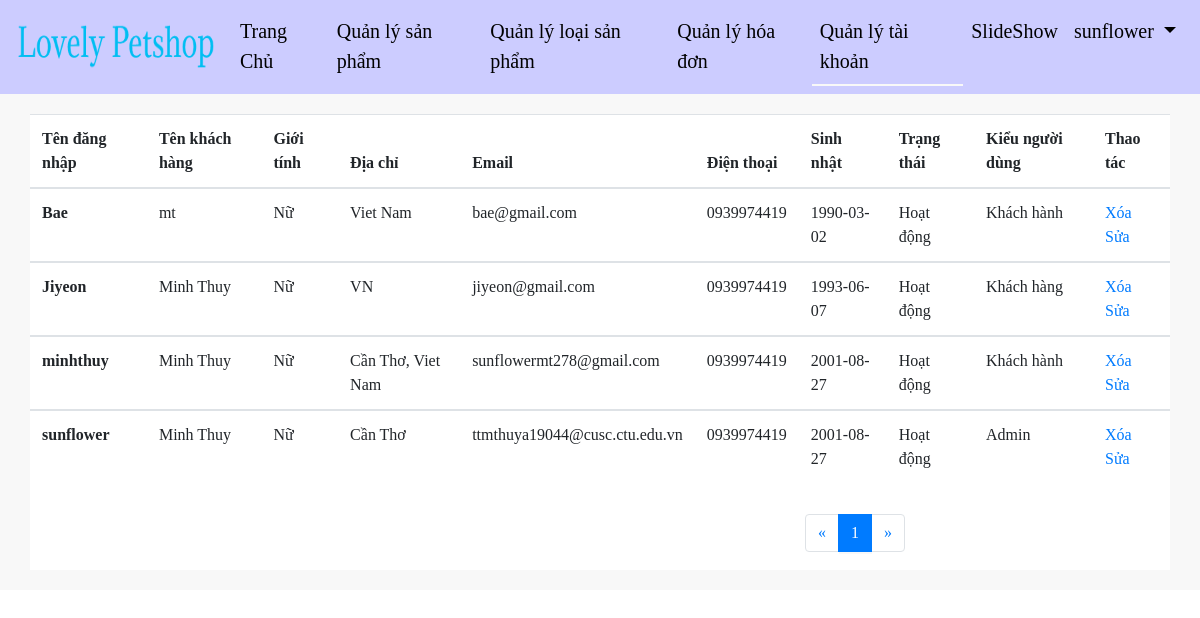
Screenshot of /application/LovePets/displayCustomerlist.php (signed in) with the database file from the repository.
### tables this page shows
CREATE TABLE `customer` (
  `NameLogin` varchar(200) NOT NULL,
  `Password` varchar(100) NOT NULL,
  `FullName` varchar(100) NOT NULL,
  `Gender` int(11) DEFAULT NULL,
  `Address` varchar(500) NOT NULL,
  `Email` varchar(100) NOT NULL,
  `PhoneNumber` varchar(50) NOT NULL,
  `Birthday` date DEFAULT NULL,
  `Status` int(11) NOT NULL,
  `TypeUser` varchar(200) NOT NULL,
  `code` text NOT NULL
);

### application/LovePets/displayCustomerlist.php (the view, shortened to what this page needs)
<!DOCTYPE html>
<html>
    <head>
        <link rel="stylesheet" href="https://maxcdn.bootstrapcdn.com/bootstrap/4.4.1/css/bootstrap.min.css">
        <link rel="stylesheet" href="https://cdnjs.cloudflare.com/ajax/libs/font-awesome/4.7.0/css/font-awesome.min.css">
        <link rel="stylesheet" href="https://cdnjs.cloudflare.com/ajax/libs/font-awesome/4.7.0/css/font-awesome.min.css">
    </head>
    <body style="font-family: serif">
        <?php include 'menuAdmin.php'; ?>
        <?php
        include 'connection.php';
        $record_per_page = 10;
        $page = '';
        if (isset($_GET['page'])) {
            $page = $_GET['page'];
        } else {
            $page = 1;
        }
        $start_from = ($page - 1) * $record_per_page;
        $sql = "select * from customer order by NameLogin LIMIT $start_from,$record_per_page";
        $result1 = $conn->query($sql);
        ?>
    <body>
        <div style="background-color:rgb(248,248,248);">
            <form method="post" style="padding-top:20px;padding-bottom: 20px ">
                <div class="container" style="background-color:white;">
                    <div class="row">
                        <table class="table table-hover">
                            <thead>
                                <tr>
                                    <th scope="col">Tên đăng nhập</th>
                                    <th scope="col">Tên khách hàng</th>
                                    <th scope="col">Giới tính</th>
                                    <th scope="col">Địa chỉ</th>
                                    <th scope="col">Email</th>
                                    <th scope="col">Điện thoại</th>
                                    <th scope="col">Sinh nhật</th>
                                    <th scope="col">Trạng thái</th>
                                    <th scope="col">Kiểu người dùng</th>
                                    <th scope="col">Thao tác</th>
                                </tr>
                            </thead>
                            <?php
                            if ($result1->num_rows > 0) {
                                while ($row = $result1->fetch_array()) {
                                    $status = $row['Status'];
                                    $gender = $row['Gender'];
                                    $namelogin = $row['NameLogin'];
                                    ?>
                                    <tbody>
                                        <tr>
                                            <th scope="row"><?php echo $namelogin; ?></th>
                                            <td><?php echo $row['FullName']; ?></td>
                                            <td><?php
                                                if ($gender == 1) {
                                                    echo "Nữ";
                                                }
                                                ?></td>
                                            <td><?php echo $row['Address']; ?></td>
                                            <td><?php echo $row['Email']; ?></td>
                                            <td><?php echo $row['PhoneNumber']; ?></td>
                                            <td><?php echo $row['Birthday']; ?></td>
                                            <td><?php
                                                if ($status == 1) {
                                                    echo "Hoạt động";
                                                }
                                                ?></td>
                                            <td><?php echo $row['TypeUser']; ?></td>
                                            <td>
                                                <a href="modifyCustomer.php?namelogin=<?php echo $row['NameLogin']; ?>" style="">Xóa</a>
                                                <a href="updateCustomer.php?namelogin=<?php echo $row['NameLogin']; ?>" style="">Sửa</a>
                                            </td>
                                    </tbody>
                                    <?php
                                }
                            } else {
                                echo $conn->error;
                            }
                            ?>
                        </table>
                    </div>
                </div>
                <div class="container" style="background-color:white;padding-top: 15px">
                <div class="row">
                    <div class="col-md-8">
                    </div>
                    <div class="col-md-4">
                        <nav aria-label="Page navigation example">
                            <ul class="pagination">
                                <?php
                                $page_query = "select * from customer order by NameLogin";
                                $page_result = $conn->query($page_query);
                                $total_records = $page_result->num_rows;
                                $total_page = ceil($total_records / $record_per_page);
                                ?>
                                <li class="page-item">
                                    <a class="page-link" href="displayCustomerlist.php?page=<?php
                                    if ($page == 1) {
                                        echo 1;
                                    } else {
                                        echo ($page - 1);
                                    }
                                    ?>" aria-label="Previous">
                                        <span aria-hidden="true">&laquo;</span>
                                    </a>
                                </li>
                                <?php
                                for ($i = 1; $i <= $total_page; $i++) {
                                    ?>
                                    <li class="page-item <?php
                                    if ($page == $i) {
                                        echo "active";
                                    }
                                    ?>"><a class="page-link " href="displayCustomerlist.php?page=<?php echo $i; ?>"><?php echo $i; ?></a></li>
                                    <?php } ?>
                                <li class="page-item">
                                    <a class="page-link" href="displayCustomerlist.php?page=<?php echo ($page + 1); ?>" aria-label="Next">
                                        <span aria-hidden="true">&raquo;</span>
                                    </a>
                                </li>
                            </ul>
                        </nav>
                    </div>
                </div>
            </div>
        </div>
    </body>
</html>

### application/LovePets/css/styleheader.css (style rules this page uses)
.active { border-bottom: 2px solid rgb(248,248,248); }

### rows the page displays
customer: NameLogin "Bae", FullName "mt", Gender "Nữ", Address "Viet Nam", Email "bae@gmail.com", PhoneNumber "0939974419", Birthday "1990-03-02", Status "Hoạt động", TypeUser "Khách hành"
customer: NameLogin "Jiyeon", FullName "Minh Thuy", Gender "Nữ", Address "VN", Email "jiyeon@gmail.com", PhoneNumber "0939974419", Birthday "1993-06-07", Status "Hoạt động", TypeUser "Khách hàng"
customer: NameLogin "minhthuy", FullName "Minh Thuy", Gender "Nữ", Address "Cần Thơ, Viet Nam", Email "sunflowermt278@gmail.com", PhoneNumber "0939974419", Birthday "2001-08-27", Status "Hoạt động", TypeUser "Khách hành"
customer: NameLogin "sunflower", FullName "Minh Thuy", Gender "Nữ", Address "Cần Thơ", Email "ttmthuya19044@cusc.ctu.edu.vn", PhoneNumber "0939974419", Birthday "2001-08-27", Status "Hoạt động", TypeUser "Admin"

### other values shown
$_SESSION['NameLogin'] "sunflower"
